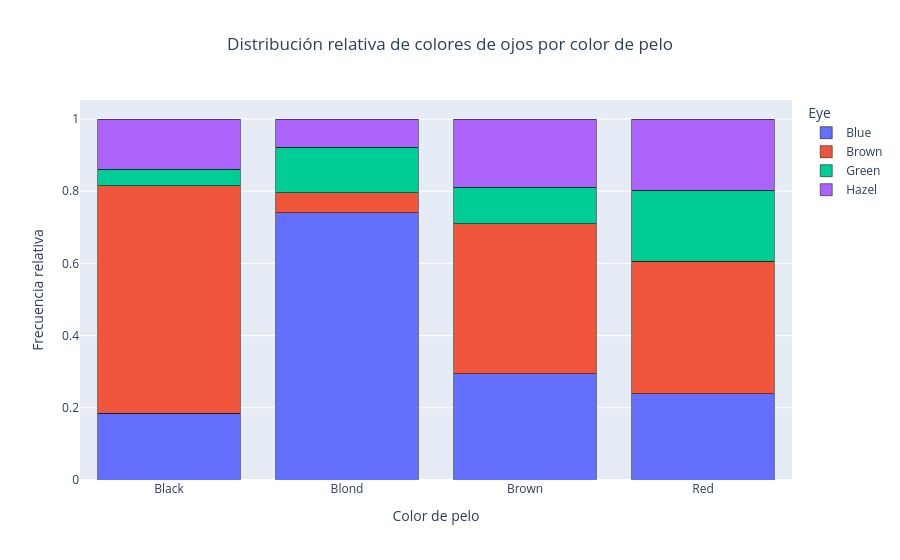

The notebook cell this image was saved under:
### Markdown cell above
Podemos visualizar estos datos de forma gráfica, de manera que sea más evidente la distribución de colores de ojos para diferentes colores de cabello

### Code cell
# graficamos la distribución de color de ojos por color de pelo, usando plotly
# creamos una nueva columna con la frecuencia relativa
grouped_data['Rel_Freq'] = grouped_data['Freq'] / grouped_data.groupby('Hair')['Freq'].transform('sum')
# creamos la figura en plotly
fig = px.bar(grouped_data, x='Hair', y='Rel_Freq', color='Eye', barmode='stack', title='Distribución relativa de colores de ojos por color de pelo')
# añadimos la leyenda
fig.update_layout(title_x=0.5)
# añadimos los nombres de los ejes
fig.update_xaxes(title_text='Color de pelo')
fig.update_yaxes(title_text='Frecuencia relativa')
# añadimos la leyenda
fig.update_traces(marker=dict(line=dict(width=0.5, color='black')))
# graficamos la figura
fig.show()

### Figure 1 — Plotly figure (JSON) as saved in the notebook; plotly's stock layout.template omitted (floating-point values rounded to 4 significant figures)
{"data": [{"hovertemplate": "Eye=Blue<br>Hair=%{x}<br>Rel_Freq=%{y}<extra></extra>", "legendgroup": "Blue", "marker": {"color": "#636efa", "line": {"color": "black", "width": 0.5}, "pattern": {"shape": ""}}, "name": "Blue", "orientation": "v", "showlegend": true, "textposition": "auto", "type": "bar", "x": ["Black", "Blond", "Brown", "Red"], "xaxis": "x", "y": [0.1852, 0.7402, 0.2937, 0.2394], "yaxis": "y"}, {"hovertemplate": "Eye=Brown<br>Hair=%{x}<br>Rel_Freq=%{y}<extra></extra>", "legendgroup": "Brown", "marker": {"color": "#EF553B", "line": {"color": "black", "width": 0.5}, "pattern": {"shape": ""}}, "name": "Brown", "orientation": "v", "showlegend": true, "textposition": "auto", "type": "bar", "x": ["Black", "Blond", "Brown", "Red"], "xaxis": "x", "y": [0.6296, 0.05512, 0.4161, 0.3662], "yaxis": "y"}, {"hovertemplate": "Eye=Green<br>Hair=%{x}<br>Rel_Freq=%{y}<extra></extra>", "legendgroup": "Green", "marker": {"color": "#00cc96", "line": {"color": "black", "width": 0.5}, "pattern": {"shape": ""}}, "name": "Green", "orientation": "v", "showlegend": true, "textposition": "auto", "type": "bar", "x": ["Black", "Blond", "Brown", "Red"], "xaxis": "x", "y": [0.0463, 0.126, 0.1014, 0.1972], "yaxis": "y"}, {"hovertemplate": "Eye=Hazel<br>Hair=%{x}<br>Rel_Freq=%{y}<extra></extra>", "legendgroup": "Hazel", "marker": {"color": "#ab63fa", "line": {"color": "black", "width": 0.5}, "pattern": {"shape": ""}}, "name": "Hazel", "orientation": "v", "showlegend": true, "textposition": "auto", "type": "bar", "x": ["Black", "Blond", "Brown", "Red"], "xaxis": "x", "y": [0.1389, 0.07874, 0.1888, 0.1972], "yaxis": "y"}], "layout": {"barmode": "stack", "legend": {"title": {"text": "Eye"}, "tracegroupgap": 0}, "title": {"text": "Distribución relativa de colores de ojos por color de pelo", "x": 0.5}, "xaxis": {"anchor": "y", "domain": [0, 1], "title": {"text": "Color de pelo"}}, "yaxis": {"anchor": "x", "domain": [0, 1], "title": {"text": "Frecuencia relativa"}}}}
